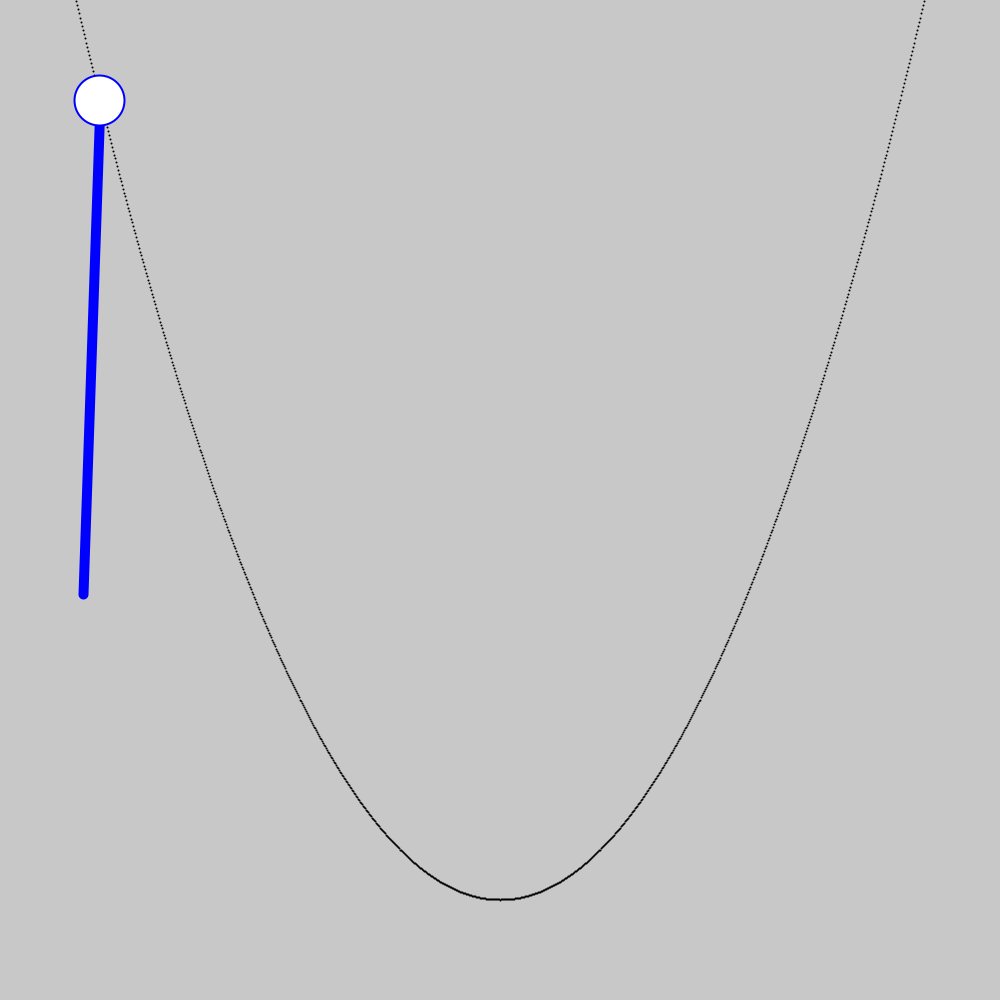
Frame 1 (no input)
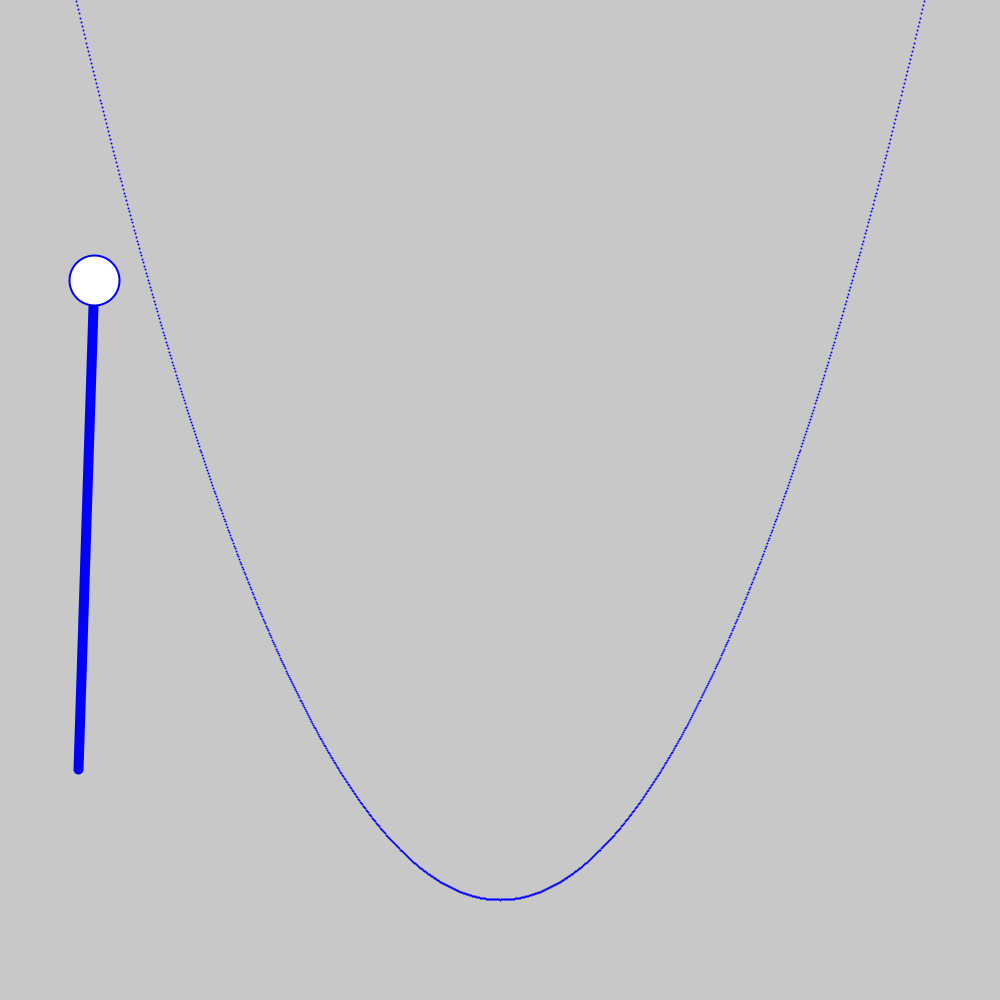
Frame 60 (the mouse pressed at the canvas centre just before this capture)
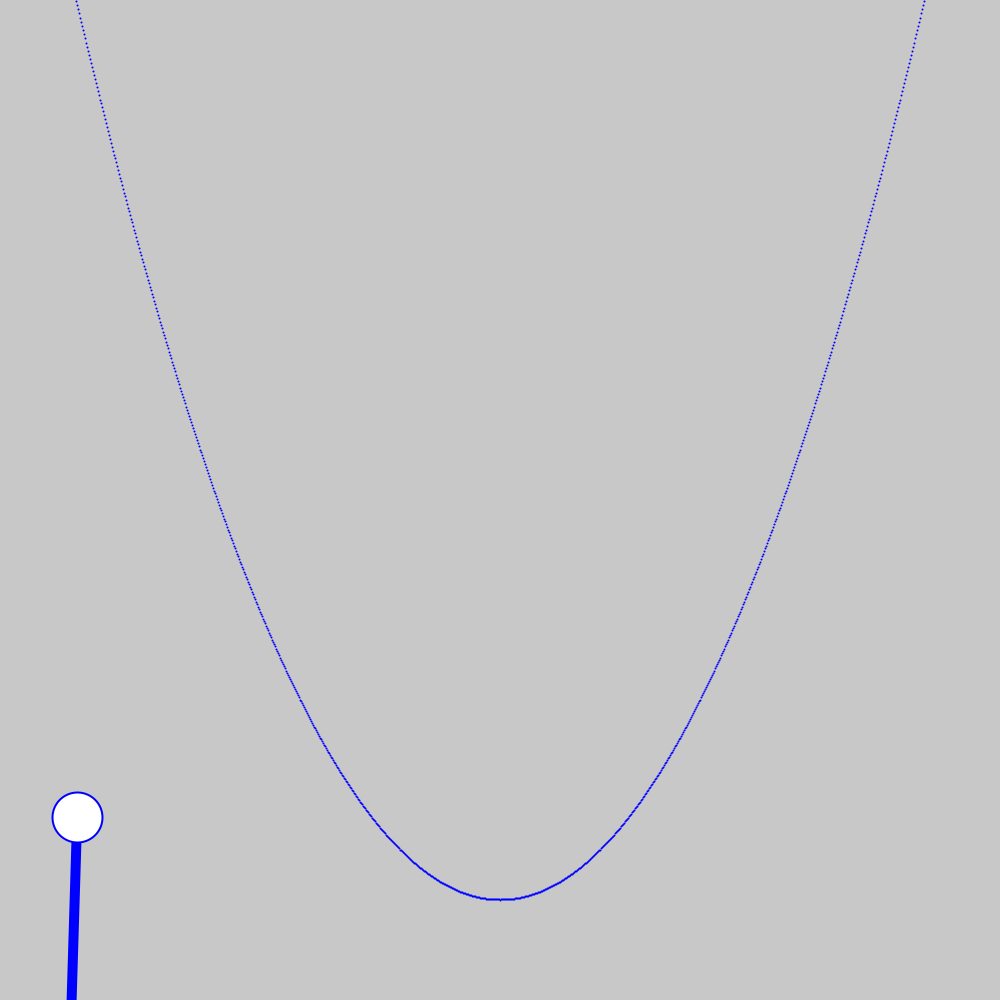
Frame 120 (the mouse held since frame 60 and released just before this capture)

The Processing sketch that drew these frames (run headless with seeded random() and noise(); from frame 60 on, the mouse is pressed at the canvas centre):

// Processing sketch: assignment_3_4
// ── assignment_3_4.pde
PVector ballPos;
PVector ballVel;
PVector ballAcc;
PVector ballForce;

int ballSize = 50;

float g = 9.81;
float friction = 1;

void setup() {
  size(1000, 1000);
  ballVel = new PVector(0, 0);
  ballPos = new PVector(-width/2+100, parabola(-width/2+100));
}

void draw() {
  translate(width/2, height-100);
  background(200);

  //draw line
  strokeWeight(2);
  for (int i = -width/2; i<width/2; i++) {
    point(i, -parabola(i));
  }

  //Forces
  PVector gravityForce = new PVector(0, -g*ballSize);      //gravity



  float angle = PVector.angleBetween(parabolaDir(ballPos.x), gravityForce);
  //println(angle/(2*PI)*360,parabolaDir(ballPos.x).x,parabolaDir(ballPos.y));
  PVector lineForce = new PVector(cos(angle), sin(angle)).normalize().mult((1-1/abs(cos(angle)))*gravityForce.mag());

  stroke(255,0,0);
  strokeWeight(10);
  line(ballPos.x, -ballPos.y, ballPos.x+lineForce.x, -(ballPos.y+lineForce.y));
  strokeWeight(2);


  PVector frictionForce = new PVector(1, 0).mult(friction * lineForce.mag()/10).rotate(angle);
  
  stroke(0,255,0);
  strokeWeight(10);
  line(ballPos.x, -ballPos.y, ballPos.x+frictionForce.x, -(ballPos.y+frictionForce.y));
  strokeWeight(2);


  ballForce = new PVector(0, 0).add(gravityForce).add(lineForce).sub(frictionForce);

  stroke(0,0,255);
  strokeWeight(10);
  line(ballPos.x, -ballPos.y, ballPos.x+ballForce.x, -(ballPos.y+ballForce.y));
  strokeWeight(2);

  println(ballForce.mag());

  ballAcc = ballForce.copy().mult(1f/ballSize);

  ballVel.add(ballAcc.copy().mult(0.01));

  ballPos.add(ballVel);

  //ballPos.y = parabola(ballPos.x);


  //draw ball
  ellipse(ballPos.x, -ballPos.y, ballSize, ballSize);
}

float parabola(float x) {
  return 5f/height*pow(x, 2);
}

PVector parabolaDir(float x) {
  return new PVector(1, 10f/height*x);
}
